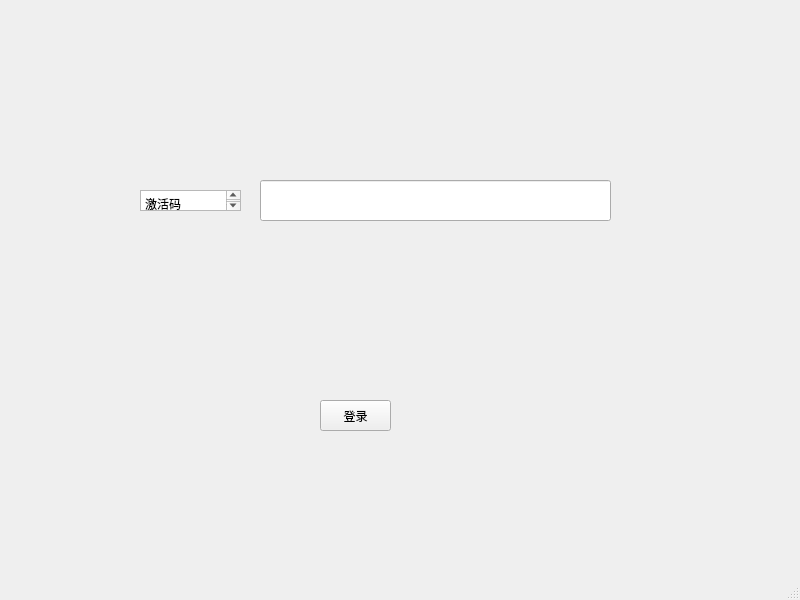
<?xml version="1.0" encoding="UTF-8"?>
<ui version="4.0">
 <class>MainWindow</class>
 <widget class="QMainWindow" name="MainWindow">
  <property name="geometry">
   <rect>
    <x>0</x>
    <y>0</y>
    <width>800</width>
    <height>600</height>
   </rect>
  </property>
  <property name="windowTitle">
   <string>MainWindow</string>
  </property>
  <widget class="QWidget" name="centralwidget">
   <widget class="QLineEdit" name="lineEdit">
    <property name="geometry">
     <rect>
      <x>260</x>
      <y>180</y>
      <width>351</width>
      <height>41</height>
     </rect>
    </property>
   </widget>
   <widget class="QPushButton" name="pushButton">
    <property name="geometry">
     <rect>
      <x>320</x>
      <y>400</y>
      <width>71</width>
      <height>31</height>
     </rect>
    </property>
    <property name="text">
     <string>登录</string>
    </property>
   </widget>
   <widget class="QPlainTextEdit" name="plainTextEdit">
    <property name="geometry">
     <rect>
      <x>140</x>
      <y>190</y>
      <width>101</width>
      <height>21</height>
     </rect>
    </property>
    <property name="plainText">
     <string>激活码</string>
    </property>
   </widget>
  </widget>
  <widget class="QMenuBar" name="menubar">
   <property name="geometry">
    <rect>
     <x>0</x>
     <y>0</y>
     <width>800</width>
     <height>26</height>
    </rect>
   </property>
  </widget>
  <widget class="QStatusBar" name="statusbar"/>
 </widget>
 <resources/>
 <connections/>
</ui>
